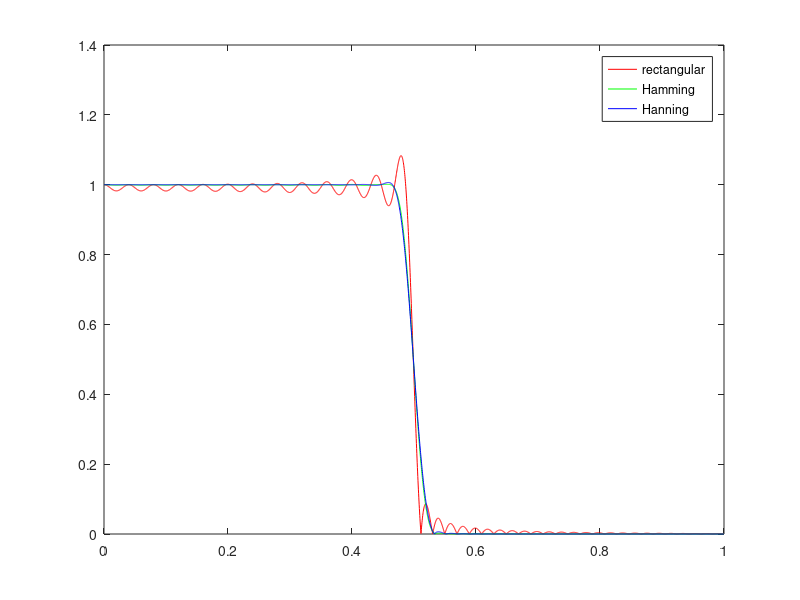
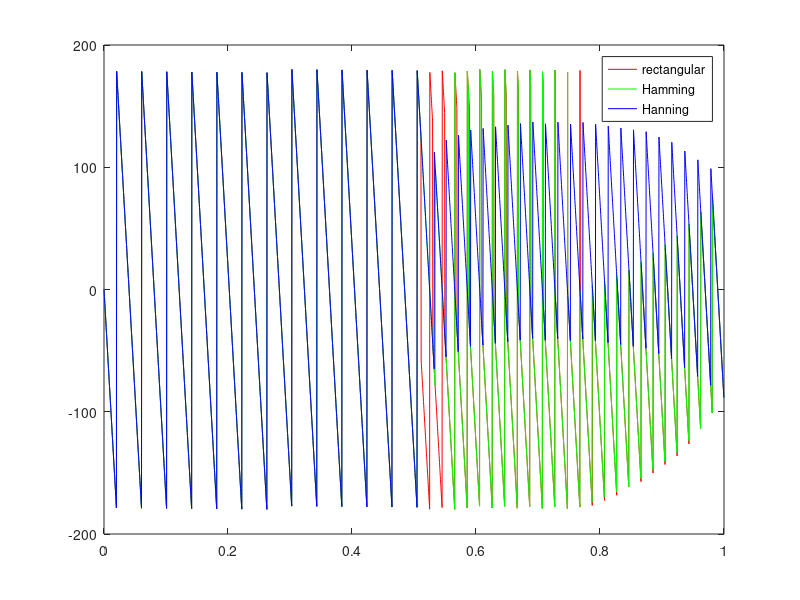

Here is the MATLAB script that generated these plots, in order:
%FIR low pass filter design uing rectgular,hamming and hanning window and shown
%the frequency respone
clc
clear all
close all
wc=0.5*pi;
N=100;
a=fir1(N-1,wc/pi,'low',rectwin(N));
a1=fir1(N-1,wc/pi,'low',hamming(N));
a2=fir1(N-1,wc/pi,'low',hanning(N));
w=0:0.001:pi;
h=freqz(a,1,w);
h1=freqz(a1,1,w);
h2=freqz(a2,1,w);
plot(w/pi,abs(h),'r')
hold on
plot(w/pi,abs(h1),'g')
hold on
plot(w/pi,abs(h2),'b')
legend('rectangular','Hamming','Hanning')
figure
plot(w/pi,angle(h)*180/pi,'r')
hold on 
plot(w/pi,angle(h1)*180/pi,'g')
hold on
plot(w/pi,angle(h2)*180/pi,'b')
legend('rectangular','Hamming','Hanning')